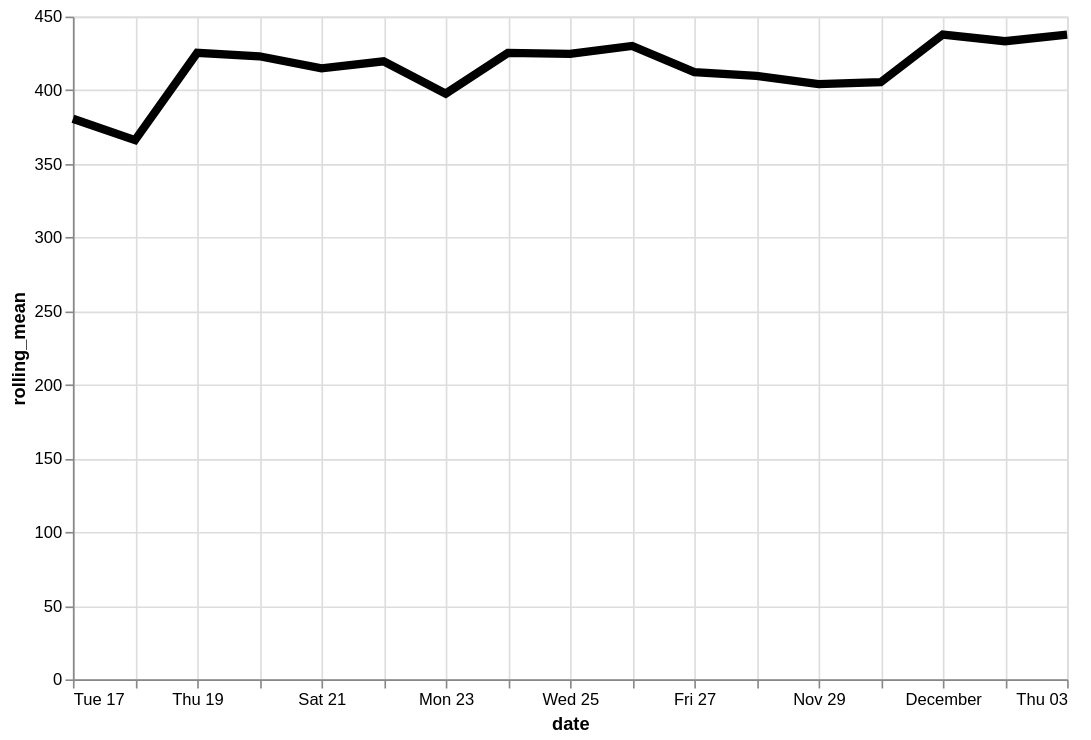

Write a Vega-Lite specification for this figure.
### Vega-Lite specification from a JSON file in a GitHub repository (floating-point values rounded to 4 significant figures)
{"config": {"view": {"continuousWidth": 400, "continuousHeight": 300}}, "data": {"name": "data-1e9d99c1b00b8db49817444fd689f0b6"}, "mark": {"type": "line", "color": "black", "size": 5}, "encoding": {"x": {"type": "temporal", "field": "date"}, "y": {"type": "quantitative", "field": "rolling_mean"}}, "height": 400, "transform": [{"window": [{"op": "mean", "field": "logavg", "as": "rolling_mean"}], "frame": [-7, 0]}], "width": 600, "$schema": "https://vega.github.io/schema/vega-lite/v4.8.1.json", "datasets": {"data-1e9d99c1b00b8db49817444fd689f0b6": [{"date": "2020-11-17", "logavg": 380.6}, {"date": "2020-11-18", "logavg": 351.5}, {"date": "2020-11-19", "logavg": 544.0}, {"date": "2020-11-20", "logavg": 415.9}, {"date": "2020-11-21", "logavg": 382.1}, {"date": "2020-11-22", "logavg": 443.5}, {"date": "2020-11-23", "logavg": 266.4}, {"date": "2020-11-24", "logavg": 618.6}, {"date": "2020-11-25", "logavg": 375.9}, {"date": "2020-11-26", "logavg": 394.1}, {"date": "2020-11-27", "logavg": 401.5}, {"date": "2020-11-28", "logavg": 395.7}, {"date": "2020-11-29", "logavg": 337.9}, {"date": "2020-11-30", "logavg": 453.5}, {"date": "2020-12-01", "logavg": 525.3}, {"date": "2020-12-02", "logavg": 582.3}, {"date": "2020-12-03", "logavg": 412.2}]}}
